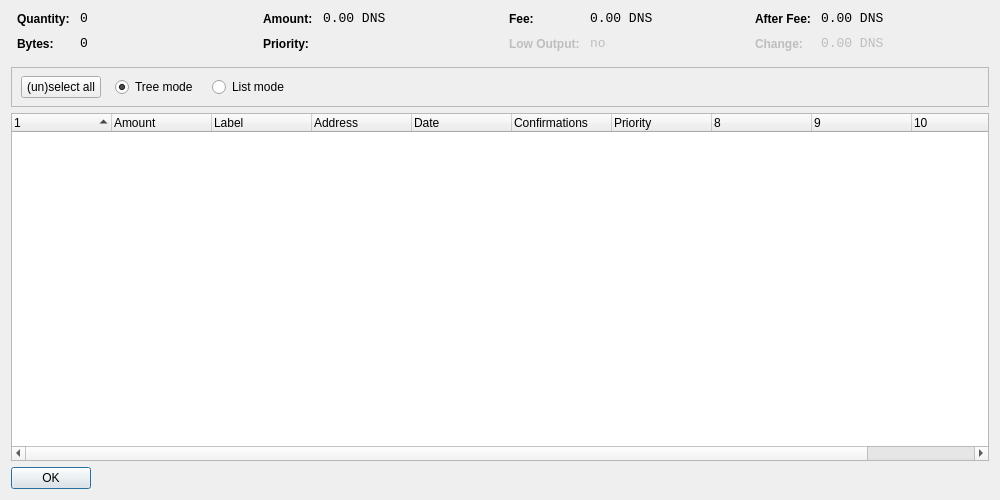
<?xml version="1.0" encoding="UTF-8"?>
<ui version="4.0">
 <class>CoinControlDialog</class>
 <widget class="QDialog" name="CoinControlDialog">
  <property name="geometry">
   <rect>
    <x>0</x>
    <y>0</y>
    <width>1000</width>
    <height>500</height>
   </rect>
  </property>
  <property name="windowTitle">
   <string>Coin Control</string>
  </property>
  <layout class="QVBoxLayout" name="verticalLayout">
   <item>
    <layout class="QHBoxLayout" name="horizontalLayoutTop" stretch="0,0,0,0">
     <property name="topMargin">
      <number>0</number>
     </property>
     <property name="bottomMargin">
      <number>10</number>
     </property>
     <item>
      <layout class="QFormLayout" name="formLayoutCoinControl1">
       <property name="horizontalSpacing">
        <number>10</number>
       </property>
       <property name="verticalSpacing">
        <number>10</number>
       </property>
       <property name="leftMargin">
        <number>6</number>
       </property>
       <property name="rightMargin">
        <number>6</number>
       </property>
       <item row="0" column="0">
        <widget class="QLabel" name="labelCoinControlQuantityText">
         <property name="styleSheet">
          <string notr="true">font-weight:bold;</string>
         </property>
         <property name="text">
          <string>Quantity:</string>
         </property>
        </widget>
       </item>
       <item row="0" column="1">
        <widget class="QLabel" name="labelCoinControlQuantity">
         <property name="font">
          <font>
           <family>Monospace</family>
           <pointsize>10</pointsize>
          </font>
         </property>
         <property name="cursor">
          <cursorShape>IBeamCursor</cursorShape>
         </property>
         <property name="contextMenuPolicy">
          <enum>Qt::ActionsContextMenu</enum>
         </property>
         <property name="text">
          <string notr="true">0</string>
         </property>
         <property name="textInteractionFlags">
          <set>Qt::LinksAccessibleByMouse|Qt::TextSelectableByKeyboard|Qt::TextSelectableByMouse</set>
         </property>
        </widget>
       </item>
       <item row="1" column="0">
        <widget class="QLabel" name="labelCoinControlBytesText">
         <property name="styleSheet">
          <string notr="true">font-weight:bold;</string>
         </property>
         <property name="text">
          <string>Bytes:</string>
         </property>
        </widget>
       </item>
       <item row="1" column="1">
        <widget class="QLabel" name="labelCoinControlBytes">
         <property name="font">
          <font>
           <family>Monospace</family>
           <pointsize>10</pointsize>
          </font>
         </property>
         <property name="cursor">
          <cursorShape>IBeamCursor</cursorShape>
         </property>
         <property name="contextMenuPolicy">
          <enum>Qt::ActionsContextMenu</enum>
         </property>
         <property name="text">
          <string notr="true">0</string>
         </property>
         <property name="textInteractionFlags">
          <set>Qt::LinksAccessibleByMouse|Qt::TextSelectableByKeyboard|Qt::TextSelectableByMouse</set>
         </property>
        </widget>
       </item>
      </layout>
     </item>
     <item>
      <layout class="QFormLayout" name="formLayoutCoinControl2">
       <property name="horizontalSpacing">
        <number>10</number>
       </property>
       <property name="verticalSpacing">
        <number>10</number>
       </property>
       <property name="leftMargin">
        <number>6</number>
       </property>
       <property name="rightMargin">
        <number>6</number>
       </property>
       <item row="0" column="0">
        <widget class="QLabel" name="labelCoinControlAmountText">
         <property name="styleSheet">
          <string notr="true">font-weight:bold;</string>
         </property>
         <property name="text">
          <string>Amount:</string>
         </property>
        </widget>
       </item>
       <item row="0" column="1">
        <widget class="QLabel" name="labelCoinControlAmount">
         <property name="font">
          <font>
           <family>Monospace</family>
           <pointsize>10</pointsize>
          </font>
         </property>
         <property name="cursor">
          <cursorShape>IBeamCursor</cursorShape>
         </property>
         <property name="contextMenuPolicy">
          <enum>Qt::ActionsContextMenu</enum>
         </property>
         <property name="text">
          <string notr="true">0.00 DNS</string>
         </property>
         <property name="textInteractionFlags">
          <set>Qt::LinksAccessibleByMouse|Qt::TextSelectableByKeyboard|Qt::TextSelectableByMouse</set>
         </property>
        </widget>
       </item>
       <item row="1" column="0">
        <widget class="QLabel" name="labelCoinControlPriorityText">
         <property name="styleSheet">
          <string notr="true">font-weight:bold;</string>
         </property>
         <property name="text">
          <string>Priority:</string>
         </property>
        </widget>
       </item>
       <item row="1" column="1">
        <widget class="QLabel" name="labelCoinControlPriority">
         <property name="font">
          <font>
           <family>Monospace</family>
           <pointsize>10</pointsize>
          </font>
         </property>
         <property name="cursor">
          <cursorShape>IBeamCursor</cursorShape>
         </property>
         <property name="contextMenuPolicy">
          <enum>Qt::ActionsContextMenu</enum>
         </property>
         <property name="text">
          <string/>
         </property>
         <property name="textInteractionFlags">
          <set>Qt::LinksAccessibleByMouse|Qt::TextSelectableByKeyboard|Qt::TextSelectableByMouse</set>
         </property>
        </widget>
       </item>
      </layout>
     </item>
     <item>
      <layout class="QFormLayout" name="formLayoutCoinControl3">
       <property name="horizontalSpacing">
        <number>10</number>
       </property>
       <property name="verticalSpacing">
        <number>10</number>
       </property>
       <property name="leftMargin">
        <number>6</number>
       </property>
       <property name="rightMargin">
        <number>6</number>
       </property>
       <item row="0" column="0">
        <widget class="QLabel" name="labelCoinControlFeeText">
         <property name="styleSheet">
          <string notr="true">font-weight:bold;</string>
         </property>
         <property name="text">
          <string>Fee:</string>
         </property>
        </widget>
       </item>
       <item row="0" column="1">
        <widget class="QLabel" name="labelCoinControlFee">
         <property name="font">
          <font>
           <family>Monospace</family>
           <pointsize>10</pointsize>
          </font>
         </property>
         <property name="cursor">
          <cursorShape>IBeamCursor</cursorShape>
         </property>
         <property name="contextMenuPolicy">
          <enum>Qt::ActionsContextMenu</enum>
         </property>
         <property name="text">
          <string notr="true">0.00 DNS</string>
         </property>
         <property name="textInteractionFlags">
          <set>Qt::LinksAccessibleByMouse|Qt::TextSelectableByKeyboard|Qt::TextSelectableByMouse</set>
         </property>
        </widget>
       </item>
       <item row="1" column="0">
        <widget class="QLabel" name="labelCoinControlLowOutputText">
         <property name="enabled">
          <bool>false</bool>
         </property>
         <property name="styleSheet">
          <string notr="true">font-weight:bold;</string>
         </property>
         <property name="text">
          <string>Low Output:</string>
         </property>
        </widget>
       </item>
       <item row="1" column="1">
        <widget class="QLabel" name="labelCoinControlLowOutput">
         <property name="enabled">
          <bool>false</bool>
         </property>
         <property name="font">
          <font>
           <family>Monospace</family>
           <pointsize>10</pointsize>
          </font>
         </property>
         <property name="cursor">
          <cursorShape>IBeamCursor</cursorShape>
         </property>
         <property name="contextMenuPolicy">
          <enum>Qt::ActionsContextMenu</enum>
         </property>
         <property name="text">
          <string notr="true">no</string>
         </property>
         <property name="textInteractionFlags">
          <set>Qt::LinksAccessibleByMouse|Qt::TextSelectableByKeyboard|Qt::TextSelectableByMouse</set>
         </property>
        </widget>
       </item>
      </layout>
     </item>
     <item>
      <layout class="QFormLayout" name="formLayoutCoinControl4">
       <property name="horizontalSpacing">
        <number>10</number>
       </property>
       <property name="verticalSpacing">
        <number>10</number>
       </property>
       <property name="leftMargin">
        <number>6</number>
       </property>
       <property name="rightMargin">
        <number>6</number>
       </property>
       <item row="0" column="0">
        <widget class="QLabel" name="labelCoinControlAfterFeeText">
         <property name="styleSheet">
          <string notr="true">font-weight:bold;</string>
         </property>
         <property name="text">
          <string>After Fee:</string>
         </property>
        </widget>
       </item>
       <item row="0" column="1">
        <widget class="QLabel" name="labelCoinControlAfterFee">
         <property name="font">
          <font>
           <family>Monospace</family>
           <pointsize>10</pointsize>
          </font>
         </property>
         <property name="cursor">
          <cursorShape>IBeamCursor</cursorShape>
         </property>
         <property name="contextMenuPolicy">
          <enum>Qt::ActionsContextMenu</enum>
         </property>
         <property name="text">
          <string notr="true">0.00 DNS</string>
         </property>
         <property name="textInteractionFlags">
          <set>Qt::LinksAccessibleByMouse|Qt::TextSelectableByKeyboard|Qt::TextSelectableByMouse</set>
         </property>
        </widget>
       </item>
       <item row="1" column="0">
        <widget class="QLabel" name="labelCoinControlChangeText">
         <property name="enabled">
          <bool>false</bool>
         </property>
         <property name="styleSheet">
          <string notr="true">font-weight:bold;</string>
         </property>
         <property name="text">
          <string>Change:</string>
         </property>
        </widget>
       </item>
       <item row="1" column="1">
        <widget class="QLabel" name="labelCoinControlChange">
         <property name="enabled">
          <bool>false</bool>
         </property>
         <property name="font">
          <font>
           <family>Monospace</family>
           <pointsize>10</pointsize>
          </font>
         </property>
         <property name="cursor">
          <cursorShape>IBeamCursor</cursorShape>
         </property>
         <property name="contextMenuPolicy">
          <enum>Qt::ActionsContextMenu</enum>
         </property>
         <property name="text">
          <string notr="true">0.00 DNS</string>
         </property>
         <property name="textInteractionFlags">
          <set>Qt::LinksAccessibleByMouse|Qt::TextSelectableByKeyboard|Qt::TextSelectableByMouse</set>
         </property>
        </widget>
       </item>
      </layout>
     </item>
    </layout>
   </item>
   <item>
    <widget class="QFrame" name="frame">
     <property name="minimumSize">
      <size>
       <width>0</width>
       <height>40</height>
      </size>
     </property>
     <property name="frameShape">
      <enum>QFrame::StyledPanel</enum>
     </property>
     <property name="frameShadow">
      <enum>QFrame::Sunken</enum>
     </property>
     <widget class="QWidget" name="horizontalLayoutWidget">
      <property name="geometry">
       <rect>
        <x>10</x>
        <y>0</y>
        <width>781</width>
        <height>41</height>
       </rect>
      </property>
      <layout class="QHBoxLayout" name="horizontalLayoutPanel" stretch="0,0,0,0,0">
       <property name="spacing">
        <number>14</number>
       </property>
       <item>
        <widget class="QPushButton" name="pushButtonSelectAll">
         <property name="sizePolicy">
          <sizepolicy hsizetype="Maximum" vsizetype="Fixed">
           <horstretch>0</horstretch>
           <verstretch>0</verstretch>
          </sizepolicy>
         </property>
         <property name="text">
          <string>(un)select all</string>
         </property>
        </widget>
       </item>
       <item>
        <widget class="QRadioButton" name="radioTreeMode">
         <property name="sizePolicy">
          <sizepolicy hsizetype="Maximum" vsizetype="Fixed">
           <horstretch>0</horstretch>
           <verstretch>0</verstretch>
          </sizepolicy>
         </property>
         <property name="text">
          <string>Tree mode</string>
         </property>
         <property name="checked">
          <bool>true</bool>
         </property>
        </widget>
       </item>
       <item>
        <widget class="QRadioButton" name="radioListMode">
         <property name="sizePolicy">
          <sizepolicy hsizetype="Maximum" vsizetype="Fixed">
           <horstretch>0</horstretch>
           <verstretch>0</verstretch>
          </sizepolicy>
         </property>
         <property name="text">
          <string>List mode</string>
         </property>
        </widget>
       </item>
       <item>
        <spacer name="horizontalSpacer">
         <property name="orientation">
          <enum>Qt::Horizontal</enum>
         </property>
         <property name="sizeHint" stdset="0">
          <size>
           <width>40</width>
           <height>20</height>
          </size>
         </property>
        </spacer>
       </item>
      </layout>
     </widget>
    </widget>
   </item>
   <item>
    <widget class="CoinControlTreeWidget" name="treeWidget">
     <property name="contextMenuPolicy">
      <enum>Qt::CustomContextMenu</enum>
     </property>
     <property name="sortingEnabled">
      <bool>false</bool>
     </property>
     <property name="columnCount">
      <number>11</number>
     </property>
     <attribute name="headerShowSortIndicator" stdset="0">
      <bool>true</bool>
     </attribute>
     <attribute name="headerStretchLastSection">
      <bool>false</bool>
     </attribute>
     <column>
      <property name="text">
       <string/>
      </property>
     </column>
     <column>
      <property name="text">
       <string>Amount</string>
      </property>
     </column>
     <column>
      <property name="text">
       <string>Label</string>
      </property>
     </column>
     <column>
      <property name="text">
       <string>Address</string>
      </property>
     </column>
     <column>
      <property name="text">
       <string>Date</string>
      </property>
     </column>
     <column>
      <property name="text">
       <string>Confirmations</string>
      </property>
      <property name="toolTip">
       <string>Confirmed</string>
      </property>
     </column>
     <column>
      <property name="text">
       <string>Priority</string>
      </property>
     </column>
     <column>
      <property name="text">
       <string/>
      </property>
     </column>
     <column>
      <property name="text">
       <string/>
      </property>
     </column>
     <column>
      <property name="text">
       <string/>
      </property>
     </column>
     <column>
      <property name="text">
       <string/>
      </property>
     </column>
    </widget>
   </item>
   <item>
    <widget class="QDialogButtonBox" name="buttonBox">
     <property name="sizePolicy">
      <sizepolicy hsizetype="Maximum" vsizetype="Fixed">
       <horstretch>0</horstretch>
       <verstretch>0</verstretch>
      </sizepolicy>
     </property>
     <property name="orientation">
      <enum>Qt::Horizontal</enum>
     </property>
     <property name="standardButtons">
      <set>QDialogButtonBox::Ok</set>
     </property>
    </widget>
   </item>
  </layout>
 </widget>
 <customwidgets>
  <customwidget>
   <class>CoinControlTreeWidget</class>
   <extends>QTreeWidget</extends>
   <header>coincontroltreewidget.h</header>
  </customwidget>
 </customwidgets>
 <resources/>
 <connections/>
</ui>
